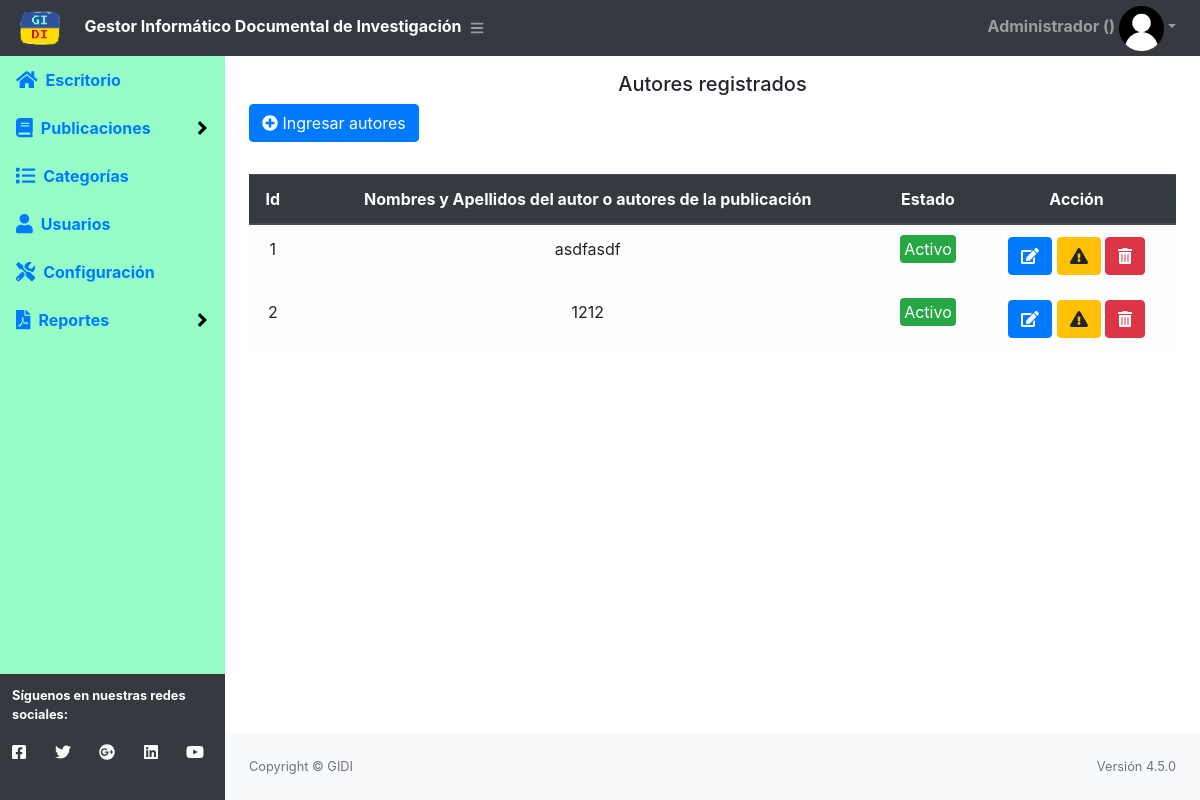
The page /autor (signed in) on the database its author committed.
### tables this page shows
CREATE TABLE IF NOT EXISTS `autor` (
  `id` int(11) NOT NULL AUTO_INCREMENT,
  `autor` varchar(150) NOT NULL,
  `autor2` varchar(150) NOT NULL,
  `imagen` varchar(100) NOT NULL,
  `imagen2` varchar(100) NOT NULL,
  `estado` int(11) NOT NULL DEFAULT '1',
  PRIMARY KEY (`id`)
);

### Libraries/Core/Views.php (called while the page is built)
<?php
class Views{
    function getView($controller, $view, $data="", $alert="", $config = "", $cliente = "")
    {
        $controller = get_class($controller);
        if ($controller == "home") {
            $view = "Views/".$view.".php";
        }else{
            $view = "Views/" . $controller . "/" . $view . ".php";
        }
        require_once($view);
    }
}
?>

### Controller/autor.php (called while the page is built, shortened)
<?php
    class autor extends Controllers{
        public function autor()
        {
            $data = $this->model->selectAutor();
            $this->views->getView($this, "listar", $data);
        }
}

### index.php (called while the page is built, shortened)
<?php
require_once("Helpers/Helpers.php");
require_once("Libraries/Core/Load.php");
?>

### Libraries/Core/Mysql.php (called while the page is built, shortened)
<?php
class Mysql extends Conexion{
    private $conexion;
    function __construct()
    {
        $this->conexion = new Conexion();
        $this->conexion = $this->conexion->conect();
    }
    public function select_all(string $query){
        $this->strquery = $query;
        $result = $this->conexion->prepare($this->strquery);
        $result->execute();
        $data = $result->fetchall(PDO::FETCH_ASSOC);
        return $data;
    }
}
?>

### Libraries/Core/Conexion.php (called while the page is built)
<?php
class Conexion{
    private $conect;
    public function __construct()
    {
      $conexion = "mysql:host=".HOST.";dbname=".BD.";.CHARSET.";
      try {
          $this->conect = new PDO($conexion, DB_USER, PASS);
          $this->conect->setAttribute(PDO::ATTR_ERRMODE, PDO::ERRMODE_EXCEPTION);
      } catch (PDOException $e) {
          $this->conect = "Error en la conexion";
          echo "Error: " . $e->getMessage();
      }
    }
    public function conect()
    {
        return $this->conect;
    }
}
?>

### Models/autorModel.php (called while the page is built, shortened)
<?php
class autorModel extends Mysql{
    public function selectAutor()
    {
        $sql = "SELECT * FROM autor";
        $res = $this->select_all($sql);
        return $res;
    }
}
?>

### Helpers/Helpers.php (called while the page is built, shortened)
<?php
function base_url()
{
    return BASE_URL;
}
?>

### Views/autor/listar.php (the view, shortened to what this page needs)
<head>
</head>
<div id="layoutSidenav_content">
    <main>
        <div class="container-fluid">
            <h5 class="text-center"><p></p>Autores registrados</h5>
            <div class="row">
                <div class="col-lg-12">
                    <button class="btn btn-primary mb-2" type="button" data-toggle="modal" data-target="#nuevolibro"><i class="fas fa-plus-circle"></i> Ingresar autores</button>
                    <div class="table-responsive">
                        <table class="table table-light mt-4" id="table">
                            <thead class="thead-dark">
                                <tr>
                                    <th><center>Id</center></th>
                                    <th><center>Nombres y Apellidos del autor o autores de la publicación</center></th>
                                    <th><center>Estado</center></th>
                                    <th><center>Acción</center></th>
                                </tr>
                            </thead>
                            <tbody>
                                <?php foreach ($data as $autor) {
                                    if ($autor['estado'] == 1) {
                                        $estado = '<span class="badge-success p-1 rounded">Activo</span>';
                                    } else {
                                        $estado = '<span class="badge-danger p-1 rounded">Inactivo</span>';
                                    }
                                ?>
                                    <tr>
                                        <td><center><?php echo $autor['id']; ?></center></td>
                                        <td><center><?php echo $autor['autor']; ?></center></td>
                                        <td><center><?php echo $estado; ?></center></td>
                                        <td><center>
                                        <a class="btn btn-primary" href="<?php echo base_url() ?>autor/editar?id=<?php echo $autor['id'] ?>"><i class="fas fa-edit"></i></a>
                                        <?php if ($_SESSION['rol'] == 1) { ?>
                                        <?php if ($autor['estado'] == 1) { ?>
                                                <form method="post" action="<?php echo base_url() ?>autor/eliminar" class="d-inline eliminar">
                                                    <button class="btn btn btn-warning" type="submit"><i class="fas fa-exclamation-triangle"></i></button>
                                                </form>
                                            <?php } ?>
                                            <?php } ?>
                                            <form method="get" action="<?php echo base_url(); ?>autor/eliminar1" class="d-inline eliminar1">
                                                <button class="btn btn-danger" type="submit"><i class="fas fa-trash-alt"></i></button>
                                            </form>
                                            </center>
                                        </td>
                                    </tr>
                                <?php } ?>
                            </tbody>
                        </table>
                    </div>
                </div>
            </div>
        </div>
    </main>

### rows shown on the page
autor: id "1", autor "asdfasdf", estado "Activo"
autor: id "2", autor "1212", estado "Activo"

### other values the page prints
$_SESSION['nombre'] "Administrador"
